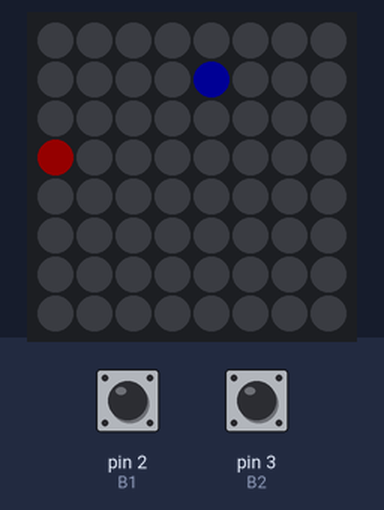
A sketch run on a simulated Arduino Uno, built with avr-gcc and run on an emulated ATmega328P. On the bench: 8×8 RGB LED matrix (first LED top left, wired row by row). Inputs (shaded band) come from the test bench; at power-on: pin 2 (B1) HIGH, pin 3 (B2) HIGH. Dim RGB values are drawn brighter than linear; random numbers use the default seed unless the sketch sets one.

Above: at 1.2 s.
1.3 s: pin 2 (B1) pulled LOW for 1 s
At 1.68 s:
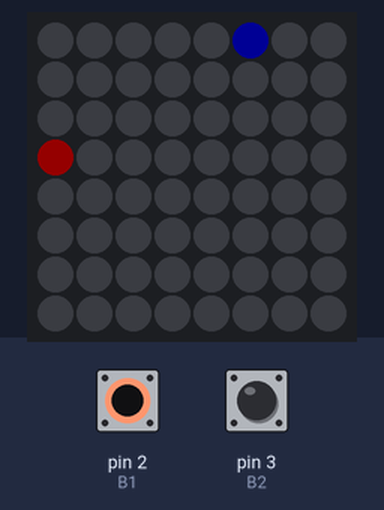
At 3.2 s:
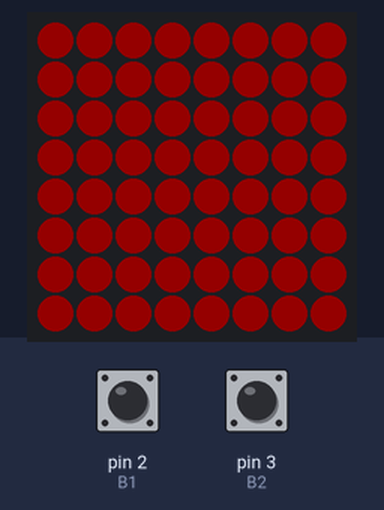
5.3 s: pin 2 (B1) pulled LOW for 3.2 s
At 6.79 s:
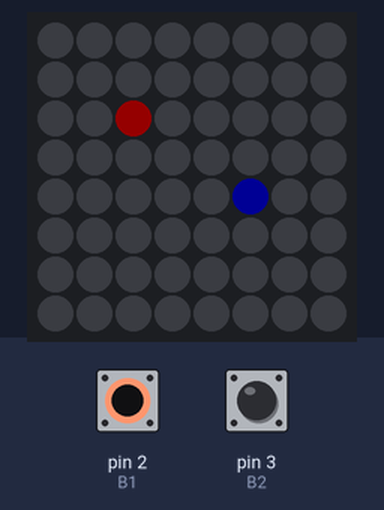
Timing chart, 0 to 8.3 s (numbered marks = the images above; inputs shaded):
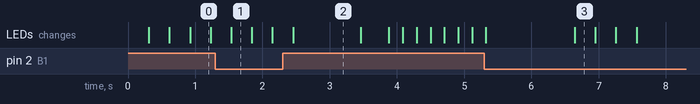

The sketch:

arduinoSnake.ino
```cpp
#include <Adafruit_GFX.h>
#include <Adafruit_NeoMatrix.h>
#include <Adafruit_NeoPixel.h>

#ifndef PSTR
#define PSTR
#endif

#define MATRIX_WIDTH 8
#define MATRIX_HEIGHT 8
#define PIN 12

#define GAME_MOV_DELAY 300

#define B1 2
#define B2 3
#define B3 4
#define B4 5

#define UP 1
#define LEFT 4
#define RIGHT 2
#define DOWN 3

#define APPLE_COLOR matrix.Color(255, 0, 0)//roja

#define SNAKE_HEAD matrix.Color(0, 0, 255)//azul
#define SNAKE_BODY matrix.Color(255, 128, 0)//naranja

#define INITIAL_X 4
#define INITIAL_Y 4

Adafruit_NeoMatrix matrix = Adafruit_NeoMatrix(MATRIX_WIDTH, MATRIX_HEIGHT, PIN, NEO_MATRIX_BOTTOM + NEO_MATRIX_RIGHT + NEO_MATRIX_ROWS + NEO_MATRIX_PROGRESSIVE, NEO_GRB + NEO_KHZ800);

int direction = 0;

/*
  1
4   2
  3
*/

int apple[2] = {0, 0};

int snake_head[2] = {INITIAL_X, INITIAL_Y};
int snakeBody[MATRIX_WIDTH * MATRIX_HEIGHT][2] = {};
int bodyLength = 1;

bool isAlive = true;

void setup()
{
  matrix.begin();
  matrix.setBrightness(20);


  pinMode(B1, INPUT_PULLUP);
  pinMode(B2, INPUT_PULLUP);
  pinMode(B3, INPUT_PULLUP);
  pinMode(B4, INPUT_PULLUP);

  randomSeed(analogRead(A0));

  spawnApple();

  matrix.show();
}

void drawSomething(int something[2], uint32_t color)
{
  matrix.drawPixel(something[0], something[1], color);
}

void spawnApple()
{
  do {

  apple[0] = random(0, MATRIX_WIDTH);
  apple[1] = random(0, MATRIX_HEIGHT);
  } while (onSnakeBody(apple));
}

void delay_movement(int t_ms)
{
  long t_i = millis();
  long t_f = t_i + t_ms;

  while (millis() < t_f)
  {
    if (digitalRead(B1) == HIGH && direction != DOWN)
    {
      direction = UP;
    }
    else if (digitalRead(B2) == HIGH && direction != LEFT)
    {
      direction = RIGHT;
    }
    else if (digitalRead(B3) == HIGH && direction != UP)
    {
      direction = DOWN;
    }
    else if (digitalRead(B4) == HIGH && direction != RIGHT)
    {
      direction = LEFT;
    }
  }
}

bool snakeCollide()
{
  for (int i = 1; i < bodyLength; i++)
  {
    if (snake_head[0] == snakeBody[i][0] && snake_head[1] == snakeBody[i][1])
      return true;
  }
  return false;
}

bool onSnakeBody(int something[2])
{
  for (int i = 0; i < bodyLength; i++)
  {
    if (snakeBody[i][0] == something[0] && snakeBody[i][1] == something[1])
      return true;
  }
  return false;
}

void resetGame()
{
  direction = 0;
  bodyLength = 1;
  snake_head[0] = INITIAL_X;
  snake_head[1] = INITIAL_Y;
  spawnApple();
  isAlive = true;
}

void updateSnakeBody()
{
  for(int i = bodyLength - 1; i > 0; i--)
    {
      snakeBody[i][0] = snakeBody[i - 1][0];
      snakeBody[i][1] = snakeBody[i - 1][1];
    }
    snakeBody[0][0] = snake_head[0];
    snakeBody[0][1] = snake_head[1];
}

void drawSnake()
{
  for(int i = 0; i < bodyLength; i++)
  {
   drawSomething(snakeBody[i], SNAKE_BODY);
  }
  drawSomething(snake_head, SNAKE_HEAD);
}

void displayEndGame()
{
  matrix.fillScreen(matrix.Color(255, 0, 0));
  matrix.show();

  delay(1000);

  matrix.clear();

  for (int i = 4; i > -10; i--)
  {
    matrix.setCursor(i, 1);

    matrix.print(bodyLength - 1);

    matrix.show();
    matrix.clear();

    delay(200);
  }
}


void loop()
{

  while (isAlive)
  {
    delay_movement(GAME_MOV_DELAY);
    matrix.clear();

    switch (direction)
    {
      case UP:
        if (snake_head[1] == 0)
          isAlive = false;
        snake_head[1]--;
        break;
      case RIGHT:
        if (snake_head[0] == MATRIX_WIDTH - 1)
          isAlive = false;
        snake_head[0]++;
        break;
      case DOWN:
        if (snake_head[1] == MATRIX_HEIGHT - 1)
          isAlive = false;
        snake_head[1]++;
        break;
      case LEFT:
        if (snake_head[0] == 0)
          isAlive = false;
        snake_head[0]--;
        break;
    }

    updateSnakeBody();
    drawSnake();

    if (snakeCollide())
    {
      isAlive = false;
    }

    if (snake_head[0] == apple[0] && snake_head[1] == apple[1])
    {
      bodyLength++;
      //snakeBody[apple[0][apple[1] = {};
      spawnApple();
    }
    //spawnApple();
    drawSomething(apple, APPLE_COLOR);
    matrix.show();
  }

  displayEndGame();

  resetGame();

}
```

Measured:
- what the display in image 2 shows lasts 1.0 s, from 2.5 s to 3.5 s
